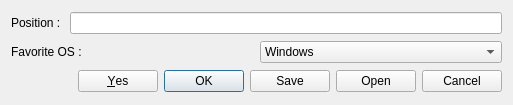
<?xml version="1.0" encoding="UTF-8"?>
<ui version="4.0">
 <class>InfoDialog</class>
 <widget class="QDialog" name="InfoDialog">
  <property name="geometry">
   <rect>
    <x>0</x>
    <y>0</y>
    <width>513</width>
    <height>105</height>
   </rect>
  </property>
  <property name="windowTitle">
   <string>Dialog</string>
  </property>
  <layout class="QVBoxLayout" name="verticalLayout">
   <item>
    <layout class="QHBoxLayout" name="horizontalLayout">
     <item>
      <widget class="QLabel" name="label">
       <property name="text">
        <string>Position : </string>
       </property>
      </widget>
     </item>
     <item>
      <widget class="QLineEdit" name="position_line_edit"/>
     </item>
    </layout>
   </item>
   <item>
    <layout class="QHBoxLayout" name="horizontalLayout_2">
     <item>
      <widget class="QLabel" name="label_2">
       <property name="text">
        <string>Favorite OS : </string>
       </property>
      </widget>
     </item>
     <item>
      <widget class="QComboBox" name="favorite_os_combo_box">
       <item>
        <property name="text">
         <string>Windows</string>
        </property>
       </item>
       <item>
        <property name="text">
         <string>Linux</string>
        </property>
       </item>
       <item>
        <property name="text">
         <string>Mac</string>
        </property>
       </item>
      </widget>
     </item>
    </layout>
   </item>
   <item>
    <widget class="QDialogButtonBox" name="button_box">
     <property name="standardButtons">
      <set>QDialogButtonBox::Cancel|QDialogButtonBox::Ok|QDialogButtonBox::Open|QDialogButtonBox::Save|QDialogButtonBox::Yes</set>
     </property>
    </widget>
   </item>
  </layout>
 </widget>
 <resources/>
 <connections/>
</ui>
